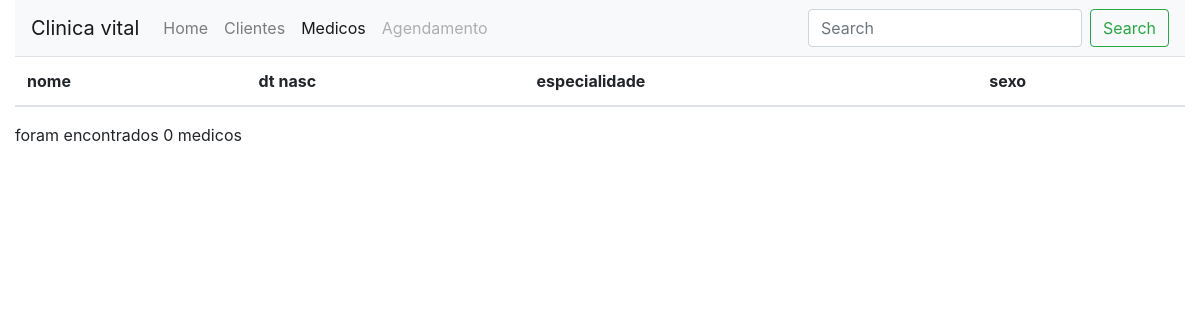
Page /atendimento/medico/ on the earlier database version.
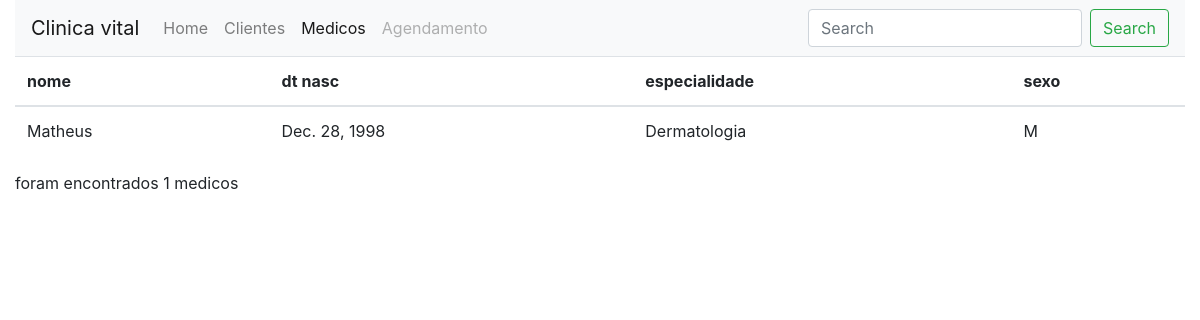
Same page on the later database version.
### atendimento/models.py (models this page shows)
class Medico(models.Model):
    nome = models.CharField(max_length=50)
    dt_nasc = models.DateField()
    especialidade = models.CharField(max_length=25)
    sexo = models.CharField(max_length=1)

### atendimento/views.py (the view)
# urls.py: path('medico/',views.medico_list),
def medico_list(request):
    medicos = Medico.objects.all()
    return render(request,'medico/list.html',{'medicos':medicos})

### atendimento/templates/medico/list.html (shortened to what this page needs)
<!DOCTYPE html>
<html lang="en">
<head>
    <link rel="stylesheet" href="https://stackpath.bootstrapcdn.com/bootstrap/4.1.3/css/bootstrap.min.css"
>
</head>
<body>
    <div class="container-fluid">
        <nav class="navbar navbar-expand-lg navbar-light bg-light">
            <a class="navbar-brand" href="/atendimento/">Clinica vital</a>
            <div class="collapse navbar-collapse" id="navbarSupportedContent">
                <ul class="navbar-nav mr-auto">
                    <li class="nav-item ">
                        <a class="nav-link" href="/atendimento/">Home
                        </a>
                    </li>
                    <li class="nav-item ">
                        <a class="nav-link" href="/atendimento/cliente">Clientes</a>
                    </li>
                    <li class="nav-item active">
                        <a class="nav-link active" href="/atendimento/medico">Medicos</a>
                    </li>
                    <li class="nav-item">
                        <a class="nav-link disabled" href="#">Agendamento</a>
                    </li>
                </ul>
                <form class="form-inline my-2 my-lg-0">
                    <input class="form-control mr-sm-2" type="search" placeholder="Search" aria-label="Search">
                    <button class="btn btn-outline-success my-2 my-sm-0" type="submit">Search</button>
                </form>
            </div>
        </nav>
        <div class="row">
            <div class="col-12">
                <table class="table">
                    <thead>
                        <tr>
                            <th>nome</th>
                            <th>dt nasc</th>
                            <th>especialidade</th>
                            <th>sexo</th>
                        </tr>
                    </thead>
                    <tbody>
                        {% for medico in medicos %}
                        <tr>
                            <td>{{medico.nome}}</td>
                            <td>{{medico.dt_nasc}}</td>
                            <td>{{medico.especialidade}}</td>
                            <td>{{medico.sexo}}</td>
                        </tr>
                        {% endfor %}
                    </tbody>
                </table>
                <p>foram encontrados {{medicos| length }} medicos</p>
            </div>
        </div>
    </div>
</body>
</html>

Differences in the rows shown:
added Medico: nome "Matheus", dt_nasc "Dec. 28, 1998", especialidade "Dermatologia", sexo "M"
Other differences:
{{ medicos| length }}: "0" → "1"
